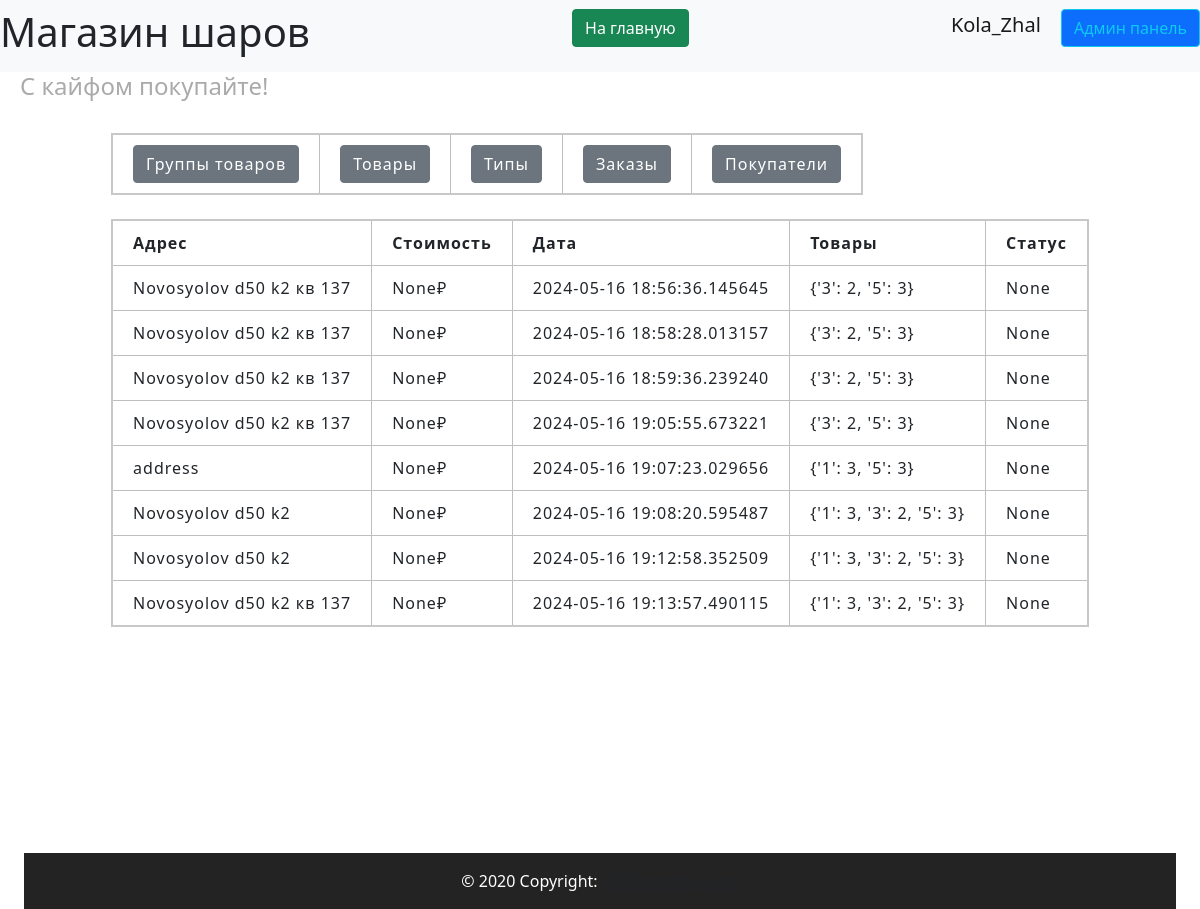
Page /admin/orders (signed in) on the earlier database version.
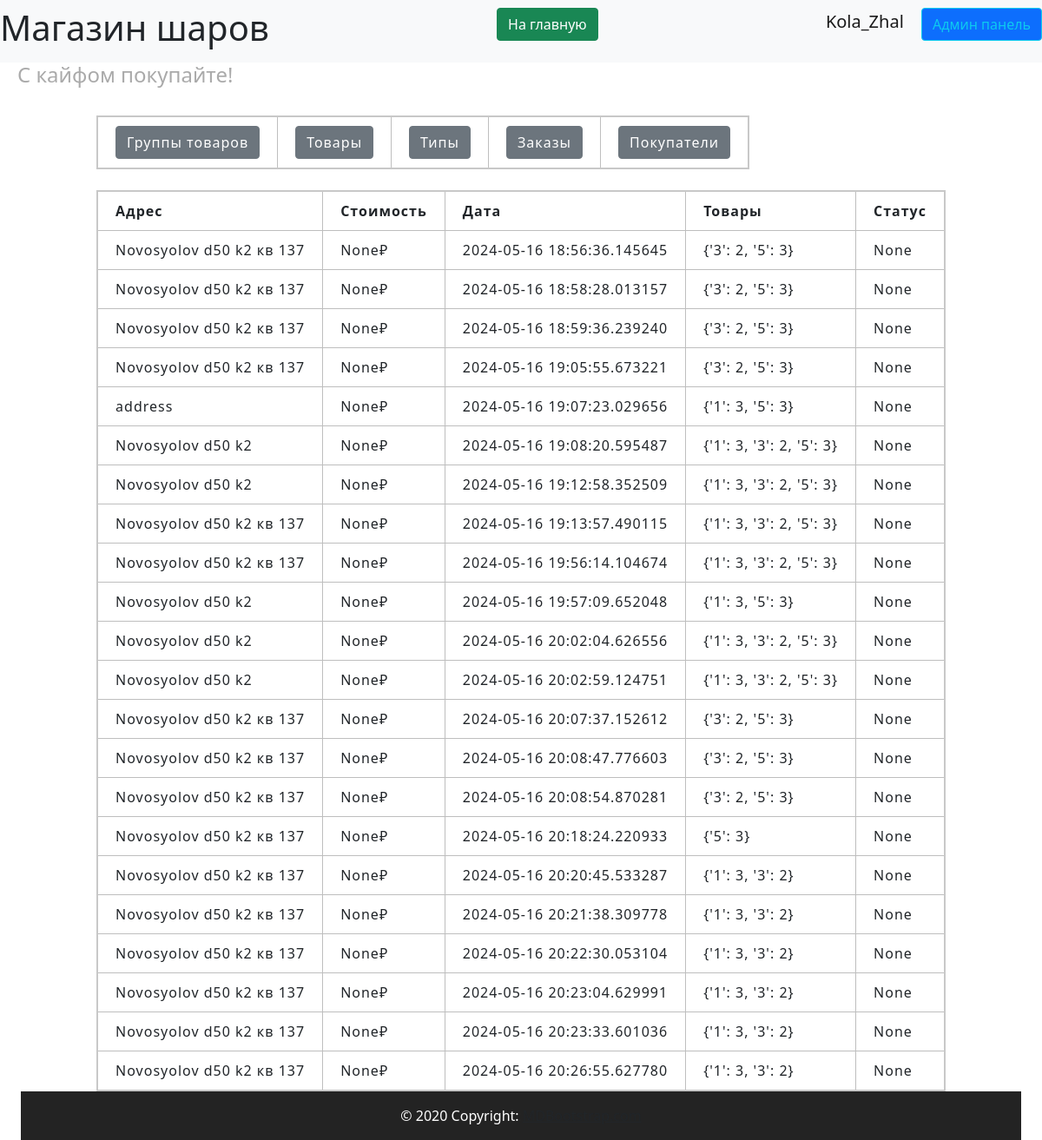
Same page on the later database version.
### data/users.py (models this page shows, shortened)
class User(SqlAlchemyBase, UserMixin, SerializerMixin):
    __tablename__ = 'users'
    id = sqlalchemy.Column(sqlalchemy.Integer,
                           primary_key=True, autoincrement=True)
    name = sqlalchemy.Column(sqlalchemy.String, nullable=True)
    tel = sqlalchemy.Column(sqlalchemy.String, nullable=True)
    email = sqlalchemy.Column(sqlalchemy.String,
                              index=True, unique=True, nullable=True)
    hashed_password = sqlalchemy.Column(sqlalchemy.String, nullable=True)
    created_date = sqlalchemy.Column(sqlalchemy.DateTime,
                                     default=datetime.datetime.now)
    basket = sqlalchemy.Column(sqlalchemy.String, default='{}')
    admin = sqlalchemy.Column(sqlalchemy.Boolean, default=False)
    tg_id = sqlalchemy.Column(sqlalchemy.String, nullable=True)
    confirmed = sqlalchemy.Column(sqlalchemy.Boolean, default=False)
    address = sqlalchemy.Column(sqlalchemy.String, nullable=True)
    orders = orm.relationship("Order", back_populates='user')

### data/orders.py (models this page shows)
class Order(SqlAlchemyBase):
    __tablename__ = 'orders'
    id = sqlalchemy.Column(sqlalchemy.Integer,
                           primary_key=True, autoincrement=True)
    address = sqlalchemy.Column(sqlalchemy.String, nullable=True)
    cost = sqlalchemy.Column(sqlalchemy.Integer, nullable=True)
    created_date = sqlalchemy.Column(sqlalchemy.DateTime,
                                     default=datetime.datetime.now)
    is_cost = sqlalchemy.Column(sqlalchemy.Boolean, default=False)
    content = sqlalchemy.Column(sqlalchemy.String)
    status = sqlalchemy.Column(sqlalchemy.String, nullable=True)
    data = sqlalchemy.Column(sqlalchemy.String, nullable=True)
    how_pay = sqlalchemy.Column(sqlalchemy.Integer, nullable=True)
    user_id = sqlalchemy.Column(sqlalchemy.Integer,
                                sqlalchemy.ForeignKey("users.id"))
    to_date = sqlalchemy.Column(sqlalchemy.DateTime,
                                nullable=True)
    user = orm.relationship('User')

### server.py (the view)
@app.route('/admin/orders', methods=['GET', 'POST'])
@login_required
def admin_orders():
    if current_user.admin:
        db_sess = db_session.create_session()
        orders = db_sess.query(Order).all()
        return render_template('pages/admin_orders.html', title='Админ панель',
                               orders=orders)

### data/db_session.py (called while the page is built)
def create_session() -> Session:
    global __factory
    return __factory()

### server.py (called while the page is built)
@login_manager.user_loader
def load_user(user_id):
    db_sess = db_session.create_session()
    return db_sess.query(User).get(user_id)

### templates/pages/admin_orders.html
{% extends "pages/base_admin.html" %}
{% block admincontent %}
<br>
<div>
    <table>
        <tr>
            <th>Адрес</th>
            <th>Стоимость</th>
            <th>Дата</th>
            <th>Товары</th>
            <th>Статус</th>
        </tr>
        {% for order in orders %}
        <tr>
            <td>{{ order.address }}</td>
            <td>{{ order.cost }}₽</td>
            <td>{{ order.created_date }}</td>
            <td>{{ order.content }}</td>
            <td>{{ order.status }}</td>
        </tr>
        {% endfor %}
    </table>
</div>
{% endblock %}

### templates/pages/base_admin.html
{% extends "base.html" %}
{% block content %}
<br>
<div>
    <table>
        <tr>
            <th><a href="/admin/productsgroups" class="btn btn-secondary">Группы товаров</a></th>
            <th><a href="/admin/products" class="btn btn-secondary">Товары</a></th>
            <th><a href="/admin/types" class="btn btn-secondary">Типы</a></th>
            <th><a href="/admin/orders" class="btn btn-secondary">Заказы</a></th>
            <th><a href="/admin/users" class="btn btn-secondary">Покупатели</a></th>
        </tr>
    </table>
</div>
<div>
    {% block admincontent %}{% endblock %}
</div>
{% endblock %}

### templates/base.html (shortened to what this page needs)
<!doctype html>
<html lang="ru">
<head>
    <link rel="stylesheet" href="{{ url_for('static', filename='css/bootstrap.min.css') }}">
    <link rel="stylesheet" href="{{ url_for('static', filename='css/header.css') }}">
    <link rel="stylesheet" href="{{ url_for('static', filename='css/footer.css') }}">
    <link rel="stylesheet" href="{{ url_for('static', filename='css/style.css') }}">
    <link rel="stylesheet" href="{{ url_for('static', filename='css/mystyle.css') }}">
</head>
<body>
{% include 'includes/header.html' %}
<div class="container">
    <main>
        {% block content %}
        {% endblock %}
    </main>
    {% include 'includes/footer.html' %}
</div>
</body>
</html>

### templates/includes/header.html
<header>
    <nav class="navbar navbar-light bg-light">
        <h1> Магазин шаров</h1>
        <p align="right">
            <a href="/index" class="btn btn-success"> На главную </a>
        </p>
        {% if current_user.is_authenticated %}
        <p align="right">
            <a class="navbar-brand" href="/logout">{{ current_user.name }}</a>
            {% if current_user.admin%}
            <a class="btn btn-primary btn btn-outline-info mr-2" href="/admin/products">Админ панель</a>
            {% endif %}
            {% else %}
        <p align="right">
            <a class="btn btn-primary " href="/register">Зарегистрироваться</a>
            <a class="btn btn-success" href="/login">Войти</a>
        </p>
        {% endif %}
    </nav>
    <h4 align="left">С кайфом покупайте!</h4>
</header>

### templates/includes/footer.html
<footer class="bg-body-tertiary text-center text-lg-start">
  <div class="text-center p-3">
    © 2020 Copyright:
    <a class="text-body" href="https://mdbootstrap.com/">MDBootstrap.com</a>
  </div>
</footer>

### static/css/header.css (style rules this page uses)
:root { --main-color: #0179FA; --second-color: white; }

### static/css/footer.css (style rules this page uses)
:root { --main-color: #111111; --second-color: white; }
footer { background-color: var(--main-color); }

### static/css/style.css (style rules this page uses)
:root { --main-color: #0179FA; --second-color: #ffffff; --thirdly_color: #629ee3; }
body { background-color: var(--second-color); }

### static/css/mystyle.css (style rules this page uses)
html { --firstly-color: white; --secondary-color: rgba(91, 82, 212, 0.837); --thirdly-color: rgb(99, 96, 105); --fourly-color: rgb(144, 182, 242); --black: rgb(35, 35, 35); --dark-blue: #12191D; --white: #FFFFFF; --green: #33FF00; --caribbean: #00E197; --light-green: #8EEF8C; --turquoise: #12EEFF; --pink: #F053D5; --red: #FE785A; --gray-900: #0C1114; --gray-700: #242A2C; --gray-650: #495257; --gray-600: #424B4F; --gray-500: #495257; --gray-300: #8D979E; --gray-200: #ACB4B9; --gray-150: #AEB6BB; --gray-100: #EEF1F3; --gray-50: #F6F8F9; }
h4 { padding-left: 20px; color: #aaaaaa; }
table { border-collapse: collapse; border: 2px solid rgb(200, 200, 200); letter-spacing: 1px; }
td, th { border: 1px solid rgb(190, 190, 190); padding: 10px 20px; }
footer { clear: both; padding: 0; background: var(--black); color: #FFFFFF; overflow: hidden; min-width: 100; }
.container { display: flex; flex-direction: column; min-height: 100vh; min-width: 98vw; justify-content: space-evenly; }
main { flex: 1; max-width: 98vw; justify-content: center; display: block; margin: 0 auto; text-align: left; }
body { margin: 0; padding: 0; text-align: center; }

Differences in the rows shown:
added Order: address "Novosyolov d50 k2 кв 137", cost "None", created_date "2024-05-16 19:56:14.104674", content "{'1': 3, '3': 2, '5': 3}", status "None"
added Order: address "Novosyolov d50 k2", cost "None", created_date "2024-05-16 19:57:09.652048", content "{'1': 3, '5': 3}", status "None"
added Order: address "Novosyolov d50 k2", cost "None", created_date "2024-05-16 20:02:04.626556", content "{'1': 3, '3': 2, '5': 3}", status "None"
added Order: address "Novosyolov d50 k2", cost "None", created_date "2024-05-16 20:02:59.124751", content "{'1': 3, '3': 2, '5': 3}", status "None"
added Order: address "Novosyolov d50 k2 кв 137", cost "None", created_date "2024-05-16 20:07:37.152612", content "{'3': 2, '5': 3}", status "None"
added Order: address "Novosyolov d50 k2 кв 137", cost "None", created_date "2024-05-16 20:08:47.776603", content "{'3': 2, '5': 3}", status "None"
added Order: address "Novosyolov d50 k2 кв 137", cost "None", created_date "2024-05-16 20:08:54.870281", content "{'3': 2, '5': 3}", status "None"
added Order: address "Novosyolov d50 k2 кв 137", cost "None", created_date "2024-05-16 20:18:24.220933", content "{'5': 3}", status "None"
added Order: address "Novosyolov d50 k2 кв 137", cost "None", created_date "2024-05-16 20:20:45.533287", content "{'1': 3, '3': 2}", status "None"
added Order: address "Novosyolov d50 k2 кв 137", cost "None", created_date "2024-05-16 20:21:38.309778", content "{'1': 3, '3': 2}", status "None"
added Order: address "Novosyolov d50 k2 кв 137", cost "None", created_date "2024-05-16 20:22:30.053104", content "{'1': 3, '3': 2}", status "None"
added Order: address "Novosyolov d50 k2 кв 137", cost "None", created_date "2024-05-16 20:23:04.629991", content "{'1': 3, '3': 2}", status "None"
added Order: address "Novosyolov d50 k2 кв 137", cost "None", created_date "2024-05-16 20:23:33.601036", content "{'1': 3, '3': 2}", status "None"
added Order: address "Novosyolov d50 k2 кв 137", cost "None", created_date "2024-05-16 20:26:55.627780", content "{'1': 3, '3': 2}", status "None"
